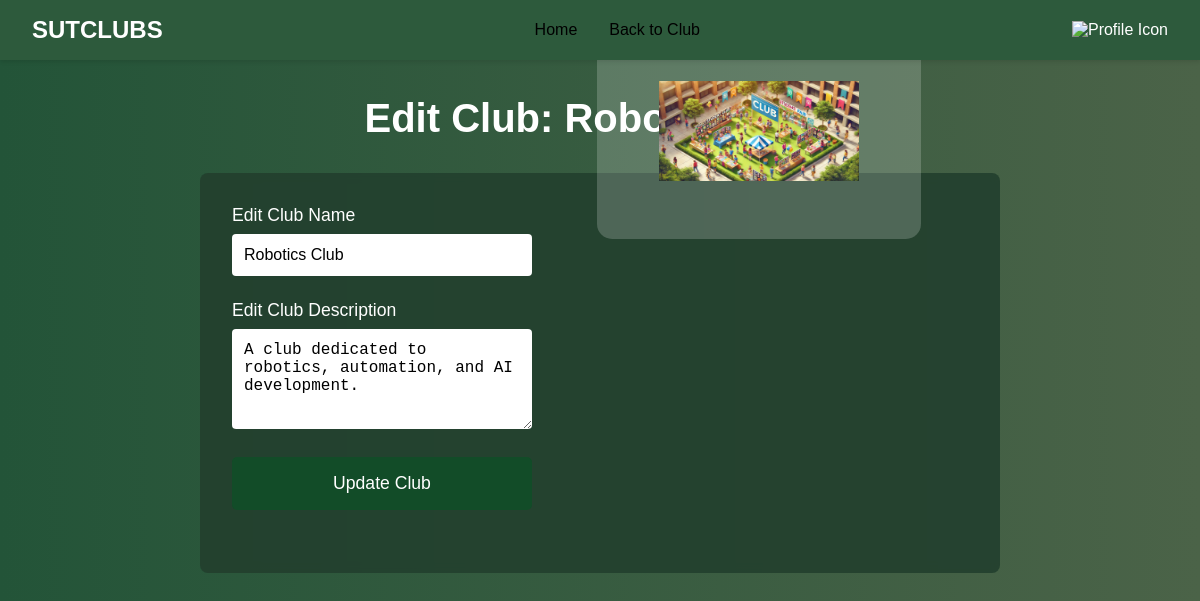
Page /edit.php?id=2 on the committed database.
### tables this page shows
CREATE TABLE `clubs` (
  `id` int NOT NULL AUTO_INCREMENT,
  `name` varchar(255) NOT NULL,
  `description` text,
  `image_path` varchar(255) DEFAULT NULL,
  `created_at` timestamp NULL DEFAULT CURRENT_TIMESTAMP,
  PRIMARY KEY (`id`)
);

### edit.php (the view, shortened to what this page needs)
<?php
$config=include('config.php');
$conn = mysqli_connect("localhost", "root",$config["password"], "sutclubs");
$club_id = isset($_GET['id']) ? intval($_GET['id']) : 0;
$query = mysqli_query($conn, "SELECT * FROM clubs WHERE id = $club_id");
$club = mysqli_fetch_assoc($query);
?>
<!DOCTYPE html>
<html lang="en">
<head>
    <link rel="stylesheet" href="edit.css">
</head>
<body>
<header>
    <div class="header-content">
        <h1>SUTCLUBS</h1>
        <nav>
            <a href="CLUBS.php">Home</a>
            <a href="adminHome.php?id=<?php echo htmlspecialchars($club['id']); ?>">Back to Club</a>
        </nav>
        <div class="nav-right">
                <div class="profile-dropdown">
                    <img
                        src="img/placeholder-profile-icon-64037ijusubkr7gu.png"
                        alt="Profile Icon"
                        class="profile-logo"
                        id="profileIcon"
                        tabindex="0"
                        aria-haspopup="true"
                        aria-expanded="false"
                    />
                </div>
            </div>
    </div>
</header>
    <main>
    <h2 class="title">Edit Club: <?php echo htmlspecialchars($club['name']); ?></h2>
    <div class="form-container">
        <form id="editClubForm" action="" method="POST" enctype="multipart/form-data">
            <div class="form-left">
                <div class="form-group">
                    <label for="name">Edit Club Name</label>
                    <input type="text" id="name" name="name" value="<?php echo htmlspecialchars($club['name']); ?>" required>
                </div>
                <div class="form-group">
                    <label for="description">Edit Club Description</label>
                    <textarea id="description" name="description" required><?php echo htmlspecialchars($club['description']); ?></textarea>
                </div>
                <button type="submit">Update Club</button>
            </div>
            <div class="form-right">
                <label>Update Image</label>
                <div class="upload-section">
                    <div class="upload-area" id="uploadArea">
                    <img id="uploadIcon" src="<?php echo htmlspecialchars($club['image_path']); ?>" alt="Upload Icon" style="width: 200px; height:100px">
                    </div>
                </div>
            </div>
        </form>
    </div>
</main>
</body>
</html>

### edit.css (style rules this page uses)
:root { --primary-color: #1a3d3d; --text-color: #ffffff; --input-bg: #ffffff; --header-bg: #ffffff; }
* { margin: 0; padding: 0; box-sizing: border-box; }
body { font-family: Arial, sans-serif; background-color: var(--primary-color); color: var(--text-color); min-height: 100vh; background: linear-gradient(to left, rgb(75, 99, 72), rgb(35, 84, 56)); background-size: cover; background-position: center; background-attachment: fixed; }
header { background-color: rgb(45, 90, 60); padding: 1rem 2rem; box-shadow: 0 2px 4px rgba(0, 0, 0, 0.1); position: fixed; width: 100%; top: 0; left: 0; z-index: 1000; }
.header-content { max-width: 1200px; margin: 0 auto; display: flex; justify-content: space-between; align-items: center; }
.profile-logo { width: 40px; height: 40px; }
.profile-dropdown { position: relative; display: inline-block; }
header h1 { color: white; font-size: 1.5rem; }
nav { display: flex; gap: 2rem; }
nav a { color: #000; text-decoration: none; font-weight: 500; }
main { max-width: 1200px; margin: 6rem auto 2rem; padding: 0 1rem; }
.form-container { background: rgba(35, 64, 46, 0.9); backdrop-filter: blur(5px); padding: 2rem; border-radius: 8px; max-width: 800px; margin: 0 auto; display: flex; flex-wrap: wrap; height: 400px; }
.form-left { flex: 1; min-width: 300px; margin-right: 1.5rem; }
.form-right { min-width: 300px; transform: translate(370px, -300px); }
.form-right { transform: translate(365px, -500px); min-width: 300px; }
.title { text-align: center; margin-bottom: 2rem; width: 100%; font-size: 2.5rem; color: white; }
.form-group { margin-bottom: 1.5rem; }
label { display: block; margin-bottom: 0.5rem; font-size: 1.1rem; }
input, textarea { width: 100%; padding: 0.75rem; border: none; border-radius: 4px; background-color: var(--input-bg); font-size: 1rem; }
textarea { min-height: 100px; resize: vertical; }
.upload-section { position: relative; height: 100%; background: rgba(255, 255, 255, 0.1); border-radius: 15px; }
.upload-area { border-radius: 15px; padding: 2rem; text-align: center; cursor: pointer; background-color: rgba(255, 255, 255, 0.1); min-height: 200px; display: flex; flex-direction: column; justify-content: center; align-items: center; transform: translate(500,-100); }
#uploadIcon { width: 48px; height: 48px; margin-bottom: 1rem; }
button { padding: 1rem 2rem; background: rgba(12, 80, 38, 0.7); color: white; border: none; width: 100%; border-radius: 5px; font-size: 1.1rem; cursor: pointer; transition: background-color 0.3s ease; }

### rows in the picture
clubs: name "Robotics…", name "Robotics Club", description "A club dedicated to robotics, automation, and AI development.", image_path (picture)
